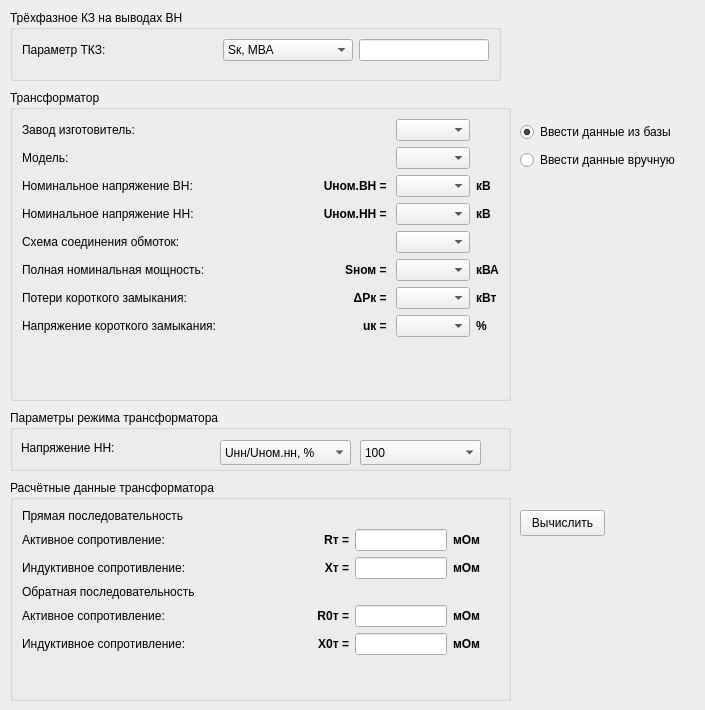
      <widget class="QWidget" name="tab">
       <attribute name="title">
        <string>Трансформатор</string>
       </attribute>
       <widget class="QGroupBox" name="groupBox">
        <property name="geometry">
         <rect>
          <x>10</x>
          <y>10</y>
          <width>491</width>
          <height>71</height>
         </rect>
        </property>
        <property name="title">
         <string>Трёхфазное КЗ на выводах ВН</string>
        </property>
        <layout class="QVBoxLayout" name="verticalLayout_9">
         <item>
          <layout class="QGridLayout" name="gridLayout_2" columnstretch="3,2,2">
           <item row="0" column="0">
            <widget class="QLabel" name="label">
             <property name="text">
              <string>Параметр ТКЗ:</string>
             </property>
            </widget>
           </item>
           <item row="0" column="1">
            <widget class="QComboBox" name="comboBox_Sk_IkVN_Xs">
             <item>
              <property name="text">
               <string>Sк, МВА</string>
              </property>
             </item>
             <item>
              <property name="text">
               <string>Iк.вн., кА</string>
              </property>
             </item>
             <item>
              <property name="text">
               <string>Xс, мОм</string>
              </property>
             </item>
             <item>
              <property name="text">
               <string>Iоткл.ном, кА</string>
              </property>
             </item>
            </widget>
           </item>
           <item row="0" column="2">
            <widget class="QLineEdit" name="lineEdit_Sk_IkVN_Xs"/>
           </item>
          </layout>
         </item>
         <item>
          <spacer name="verticalSpacer_7">
           <property name="orientation">
            <enum>Qt::Vertical</enum>
           </property>
           <property name="sizeHint" stdset="0">
            <size>
             <width>20</width>
             <height>36</height>
            </size>
           </property>
          </spacer>
         </item>
        </layout>
       </widget>
       <widget class="QGroupBox" name="groupBox_3">
        <property name="geometry">
         <rect>
          <x>10</x>
          <y>410</y>
          <width>501</width>
          <height>61</height>
         </rect>
        </property>
        <property name="title">
         <string>Параметры режима трансформатора</string>
        </property>
        <widget class="QLabel" name="label_5">
         <property name="geometry">
          <rect>
           <x>11</x>
           <y>30</y>
           <width>201</width>
           <height>16</height>
          </rect>
         </property>
         <property name="text">
          <string>Напряжение НН:</string>
         </property>
        </widget>
        <widget class="QComboBox" name="comboBox_tr_regime">
         <property name="geometry">
          <rect>
           <x>210</x>
           <y>30</y>
           <width>131</width>
           <height>25</height>
          </rect>
         </property>
         <property name="currentIndex">
          <number>1</number>
         </property>
         <item>
          <property name="text">
           <string>Uнн, В</string>
          </property>
         </item>
         <item>
          <property name="text">
           <string>Uнн/Uном.нн, %</string>
          </property>
         </item>
        </widget>
        <widget class="QLineEdit" name="lineEdit_tr_regime_value">
         <property name="geometry">
          <rect>
           <x>350</x>
           <y>30</y>
           <width>121</width>
           <height>25</height>
          </rect>
         </property>
        </widget>
        <widget class="QComboBox" name="comboBox_tr_regime_value">
         <property name="enabled">
          <bool>true</bool>
         </property>
         <property name="geometry">
          <rect>
           <x>350</x>
           <y>30</y>
           <width>121</width>
           <height>25</height>
          </rect>
         </property>
         <property name="currentIndex">
          <number>2</number>
         </property>
         <item>
          <property name="text">
           <string>90</string>
          </property>
         </item>
         <item>
          <property name="text">
           <string>95</string>
          </property>
         </item>
         <item>
          <property name="text">
           <string>100</string>
          </property>
         </item>
         <item>
          <property name="text">
           <string>105</string>
          </property>
         </item>
         <item>
          <property name="text">
           <string>110</string>
          </property>
         </item>
        </widget>
        <zorder>lineEdit_tr_regime_value</zorder>
        <zorder>comboBox_tr_regime_value</zorder>
        <zorder>label_5</zorder>
        <zorder>comboBox_tr_regime</zorder>
       </widget>
       <widget class="QGroupBox" name="groupBox_4">
        <property name="geometry">
         <rect>
          <x>10</x>
          <y>90</y>
          <width>501</width>
          <height>311</height>
         </rect>
        </property>
        <property name="title">
         <string>Трансформатор</string>
        </property>
        <layout class="QVBoxLayout" name="verticalLayout_11">
         <item>
          <layout class="QGridLayout" name="gridLayout" rowstretch="0,0,0,0,0,0,0,0" columnstretch="5,0,0,0" columnminimumwidth="0,0,0,0">
           <item row="6" column="0">
            <widget class="QLabel" name="label_28">
             <property name="text">
              <string>Потери короткого замыкания:</string>
             </property>
            </widget>
           </item>
           <item row="3" column="1">
            <widget class="QLabel" name="label_21">
             <property name="font">
              <font>
               <weight>75</weight>
               <bold>true</bold>
              </font>
             </property>
             <property name="text">
              <string>Uном.НН = </string>
             </property>
             <property name="alignment">
              <set>Qt::AlignRight|Qt::AlignTrailing|Qt::AlignVCenter</set>
             </property>
            </widget>
           </item>
           <item row="0" column="0">
            <widget class="QLabel" name="label_26">
             <property name="text">
              <string>Завод изготовитель:</string>
             </property>
            </widget>
           </item>
           <item row="2" column="2">
            <widget class="QComboBox" name="comboBox_U_sr_VN">
             <property name="editable">
              <bool>false</bool>
             </property>
            </widget>
           </item>
           <item row="2" column="0">
            <widget class="QLabel" name="label_16">
             <property name="text">
              <string>Номинальное напряжение ВН:</string>
             </property>
            </widget>
           </item>
           <item row="1" column="2">
            <widget class="QComboBox" name="comboBox_tr_model"/>
           </item>
           <item row="3" column="2">
            <widget class="QComboBox" name="comboBox_U_sr_NN">
             <property name="editable">
              <bool>false</bool>
             </property>
            </widget>
           </item>
           <item row="0" column="2">
            <widget class="QComboBox" name="comboBox_tr_manufacturer"/>
           </item>
           <item row="2" column="1">
            <widget class="QLabel" name="label_17">
             <property name="font">
              <font>
               <weight>75</weight>
               <bold>true</bold>
              </font>
             </property>
             <property name="text">
              <string>Uном.ВН = </string>
             </property>
             <property name="alignment">
              <set>Qt::AlignRight|Qt::AlignTrailing|Qt::AlignVCenter</set>
             </property>
            </widget>
           </item>
           <item row="1" column="0">
            <widget class="QLabel" name="label_27">
             <property name="text">
              <string>Модель:</string>
             </property>
            </widget>
           </item>
           <item row="3" column="0">
            <widget class="QLabel" name="label_20">
             <property name="text">
              <string>Номинальное напряжение НН:</string>
             </property>
            </widget>
           </item>
           <item row="2" column="3">
            <widget class="QLabel" name="label_18">
             <property name="font">
              <font>
               <weight>75</weight>
               <bold>true</bold>
              </font>
             </property>
             <property name="text">
              <string>кВ</string>
             </property>
            </widget>
           </item>
           <item row="3" column="3">
            <widget class="QLabel" name="label_19">
             <property name="font">
              <font>
               <weight>75</weight>
               <bold>true</bold>
              </font>
             </property>
             <property name="text">
              <string>кВ</string>
             </property>
            </widget>
           </item>
           <item row="4" column="2">
            <widget class="QComboBox" name="comboBox_tr_connection_windings">
             <property name="editable">
              <bool>false</bool>
             </property>
             <item>
              <property name="text">
               <string/>
              </property>
             </item>
             <item>
              <property name="text">
               <string>Y/Yн-0</string>
              </property>
             </item>
             <item>
              <property name="text">
               <string>Yн/Y-0</string>
              </property>
             </item>
             <item>
              <property name="text">
               <string>Y/Δ-11</string>
              </property>
             </item>
             <item>
              <property name="text">
               <string>Yн/Δ-11</string>
              </property>
             </item>
             <item>
              <property name="text">
               <string>Y/Zн-11</string>
              </property>
             </item>
             <item>
              <property name="text">
               <string>Δ/Yн-11</string>
              </property>
             </item>
             <item>
              <property name="text">
               <string>Δ/Δ-0</string>
              </property>
             </item>
             <item>
              <property name="text">
               <string>1/1н</string>
              </property>
             </item>
            </widget>
           </item>
           <item row="5" column="3">
            <widget class="QLabel" name="label_22">
             <property name="font">
              <font>
               <weight>75</weight>
               <bold>true</bold>
              </font>
             </property>
             <property name="text">
              <string>кВА</string>
             </property>
            </widget>
           </item>
           <item row="5" column="1">
            <widget class="QLabel" name="label_24">
             <property name="font">
              <font>
               <weight>75</weight>
               <bold>true</bold>
              </font>
             </property>
             <property name="text">
              <string>Sном = </string>
             </property>
             <property name="alignment">
              <set>Qt::AlignRight|Qt::AlignTrailing|Qt::AlignVCenter</set>
             </property>
            </widget>
           </item>
           <item row="4" column="0">
            <widget class="QLabel" name="label_25">
             <property name="text">
              <string>Схема соединения обмоток:</string>
             </property>
            </widget>
           </item>
           <item row="5" column="0">
            <widget class="QLabel" name="label_23">
             <property name="text">
              <string>Полная номинальная мощность:</string>
             </property>
            </widget>
           </item>
           <item row="5" column="2">
            <widget class="QComboBox" name="comboBox_tr_full_rated_capacity">
             <property name="editable">
              <bool>false</bool>
             </property>
            </widget>
           </item>
           <item row="7" column="0">
            <widget class="QLabel" name="label_29">
             <property name="text">
              <string>Напряжение короткого замыкания:</string>
             </property>
            </widget>
           </item>
           <item row="6" column="2">
            <widget class="QComboBox" name="comboBox_tr_short_circuit_loss">
             <property name="editable">
              <bool>false</bool>
             </property>
            </widget>
           </item>
           <item row="7" column="2">
            <widget class="QComboBox" name="comboBox_tr_impedance_voltage">
             <property name="editable">
              <bool>false</bool>
             </property>
            </widget>
           </item>
           <item row="6" column="3">
            <widget class="QLabel" name="label_30">
             <property name="font">
              <font>
               <weight>75</weight>
               <bold>true</bold>
              </font>
             </property>
             <property name="text">
              <string>кВт</string>
             </property>
            </widget>
           </item>
           <item row="7" column="3">
            <widget class="QLabel" name="label_31">
             <property name="font">
              <font>
               <weight>75</weight>
               <bold>true</bold>
              </font>
             </property>
             <property name="text">
              <string>%</string>
             </property>
            </widget>
           </item>
           <item row="6" column="1">
            <widget class="QLabel" name="label_32">
             <property name="font">
              <font>
               <weight>75</weight>
               <bold>true</bold>
              </font>
             </property>
             <property name="text">
              <string>ΔPк = </string>
             </property>
             <property name="alignment">
              <set>Qt::AlignRight|Qt::AlignTrailing|Qt::AlignVCenter</set>
             </property>
            </widget>
           </item>
           <item row="7" column="1">
            <widget class="QLabel" name="label_33">
             <property name="font">
              <font>
               <weight>75</weight>
               <bold>true</bold>
              </font>
             </property>
             <property name="text">
              <string>uк = </string>
             </property>
             <property name="alignment">
              <set>Qt::AlignRight|Qt::AlignTrailing|Qt::AlignVCenter</set>
             </property>
            </widget>
           </item>
          </layout>
         </item>
         <item>
          <spacer name="verticalSpacer_9">
           <property name="orientation">
            <enum>Qt::Vertical</enum>
           </property>
           <property name="sizeHint" stdset="0">
            <size>
             <width>20</width>
             <height>6</height>
            </size>
           </property>
          </spacer>
         </item>
        </layout>
       </widget>
       <widget class="QGroupBox" name="groupBox_15">
        <property name="geometry">
         <rect>
          <x>10</x>
          <y>480</y>
          <width>501</width>
          <height>221</height>
         </rect>
        </property>
        <property name="title">
         <string>Расчётные данные трансформатора</string>
        </property>
        <layout class="QVBoxLayout" name="verticalLayout_10">
         <item>
          <layout class="QGridLayout" name="gridLayout_12" columnstretch="5,2,2,1">
           <item row="2" column="0">
            <widget class="QLabel" name="label_117">
             <property name="font">
              <font>
               <weight>50</weight>
               <bold>false</bold>
              </font>
             </property>
             <property name="text">
              <string>Индуктивное сопротивление:</string>
             </property>
            </widget>
           </item>
           <item row="2" column="1">
            <widget class="QLabel" name="label_118">
             <property name="font">
              <font>
               <weight>75</weight>
               <bold>true</bold>
              </font>
             </property>
             <property name="text">
              <string>Xт =</string>
             </property>
             <property name="alignment">
              <set>Qt::AlignRight|Qt::AlignTrailing|Qt::AlignVCenter</set>
             </property>
            </widget>
           </item>
           <item row="1" column="3">
            <widget class="QLabel" name="label_119">
             <property name="font">
              <font>
               <weight>75</weight>
               <bold>true</bold>
              </font>
             </property>
             <property name="text">
              <string>мОм</string>
             </property>
            </widget>
           </item>
           <item row="1" column="2">
            <widget class="QLineEdit" name="lineEdit_Rt"/>
           </item>
           <item row="1" column="0">
            <widget class="QLabel" name="label_120">
             <property name="font">
              <font>
               <weight>50</weight>
               <bold>false</bold>
              </font>
             </property>
             <property name="text">
              <string>Активное сопротивление:</string>
             </property>
            </widget>
           </item>
           <item row="2" column="2">
            <widget class="QLineEdit" name="lineEdit_Xt"/>
           </item>
           <item row="2" column="3">
            <widget class="QLabel" name="label_121">
             <property name="font">
              <font>
               <weight>75</weight>
               <bold>true</bold>
              </font>
             </property>
             <property name="text">
              <string>мОм</string>
             </property>
            </widget>
           </item>
           <item row="1" column="1">
            <widget class="QLabel" name="label_122">
             <property name="font">
              <font>
               <weight>75</weight>
               <bold>true</bold>
              </font>
             </property>
             <property name="text">
              <string>Rт =</string>
             </property>
             <property name="alignment">
              <set>Qt::AlignRight|Qt::AlignTrailing|Qt::AlignVCenter</set>
             </property>
            </widget>
           </item>
           <item row="5" column="0">
            <widget class="QLabel" name="label_123">
             <property name="font">
              <font>
               <weight>50</weight>
               <bold>false</bold>
              </font>
             </property>
             <property name="text">
              <string>Индуктивное сопротивление:</string>
             </property>
            </widget>
           </item>
           <item row="0" column="0" colspan="4">
            <widget class="QLabel" name="label_124">
             <property name="text">
              <string>Прямая последовательность</string>
             </property>
            </widget>
           </item>
           <item row="4" column="0">
            <widget class="QLabel" name="label_125">
             <property name="font">
              <font>
               <weight>50</weight>
               <bold>false</bold>
              </font>
             </property>
             <property name="text">
              <string>Активное сопротивление:</string>
             </property>
            </widget>
           </item>
           <item row="3" column="0" colspan="4">
            <widget class="QLabel" name="label_126">
             <property name="text">
              <string>Обратная последовательность</string>
             </property>
            </widget>
           </item>
           <item row="4" column="1">
            <widget class="QLabel" name="label_127">
             <property name="font">
              <font>
               <weight>75</weight>
               <bold>true</bold>
              </font>
             </property>
             <property name="text">
              <string>R0т =</string>
             </property>
             <property name="alignment">
              <set>Qt::AlignRight|Qt::AlignTrailing|Qt::AlignVCenter</set>
             </property>
            </widget>
           </item>
           <item row="5" column="1">
            <widget class="QLabel" name="label_128">
             <property name="font">
              <font>
               <weight>75</weight>
               <bold>true</bold>
              </font>
             </property>
             <property name="text">
              <string>X0т =</string>
             </property>
             <property name="alignment">
              <set>Qt::AlignRight|Qt::AlignTrailing|Qt::AlignVCenter</set>
             </property>
            </widget>
           </item>
           <item row="4" column="2">
            <widget class="QLineEdit" name="lineEdit_R0t"/>
           </item>
           <item row="5" column="2">
            <widget class="QLineEdit" name="lineEdit_X0t"/>
           </item>
           <item row="4" column="3">
            <widget class="QLabel" name="label_129">
             <property name="font">
              <font>
               <weight>75</weight>
               <bold>true</bold>
              </font>
             </property>
             <property name="text">
              <string>мОм</string>
             </property>
            </widget>
           </item>
           <item row="5" column="3">
            <widget class="QLabel" name="label_130">
             <property name="font">
              <font>
               <weight>75</weight>
               <bold>true</bold>
              </font>
             </property>
             <property name="text">
              <string>мОм</string>
             </property>
            </widget>
           </item>
          </layout>
         </item>
         <item>
          <spacer name="verticalSpacer_8">
           <property name="orientation">
            <enum>Qt::Vertical</enum>
           </property>
           <property name="sizeHint" stdset="0">
            <size>
             <width>20</width>
             <height>2</height>
            </size>
           </property>
          </spacer>
         </item>
        </layout>
       </widget>
       <widget class="QWidget" name="layoutWidget">
        <property name="geometry">
         <rect>
          <x>520</x>
          <y>120</y>
          <width>176</width>
          <height>52</height>
         </rect>
        </property>
        <layout class="QVBoxLayout" name="verticalLayout">
         <item>
          <widget class="QRadioButton" name="radioButton_tr_from_db">
           <property name="text">
            <string>Ввести данные из базы</string>
           </property>
           <property name="checked">
            <bool>true</bool>
           </property>
          </widget>
         </item>
         <item>
          <widget class="QRadioButton" name="radioButton_tr_manual">
           <property name="text">
            <string>Ввести данные вручную</string>
           </property>
          </widget>
         </item>
        </layout>
       </widget>
       <widget class="QPushButton" name="pushButton_4">
        <property name="geometry">
         <rect>
          <x>520</x>
          <y>510</y>
          <width>85</width>
          <height>26</height>
         </rect>
        </property>
        <property name="text">
         <string>Вычислить</string>
        </property>
       </widget>
      </widget>
